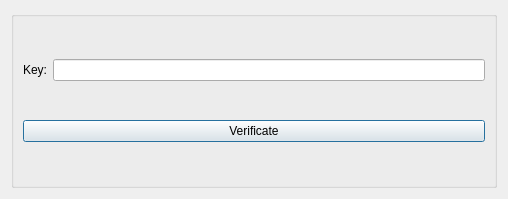
<?xml version="1.0" encoding="UTF-8"?>
<ui version="4.0">
 <class>Auth</class>
 <widget class="QDialog" name="Auth">
  <property name="geometry">
   <rect>
    <x>0</x>
    <y>0</y>
    <width>508</width>
    <height>199</height>
   </rect>
  </property>
  <property name="windowTitle">
   <string>Helfheim VPN</string>
  </property>
  <layout class="QHBoxLayout" name="horizontalLayout">
   <item>
    <widget class="QGroupBox" name="groupBox">
     <property name="title">
      <string/>
     </property>
     <layout class="QVBoxLayout" name="verticalLayout">
      <item>
       <layout class="QHBoxLayout" name="horizontalLayout_2">
        <item>
         <widget class="QLabel" name="label">
          <property name="text">
           <string>Key:</string>
          </property>
         </widget>
        </item>
        <item>
         <widget class="QLineEdit" name="key"/>
        </item>
       </layout>
      </item>
      <item>
       <widget class="QPushButton" name="pushButton">
        <property name="styleSheet">
         <string notr="true">QPushButton:hover {
    background-color: rgba(44, 192, 172, 0.7); 
}</string>
        </property>
        <property name="text">
         <string>Verificate</string>
        </property>
       </widget>
      </item>
     </layout>
    </widget>
   </item>
  </layout>
 </widget>
 <resources/>
 <connections/>
</ui>
